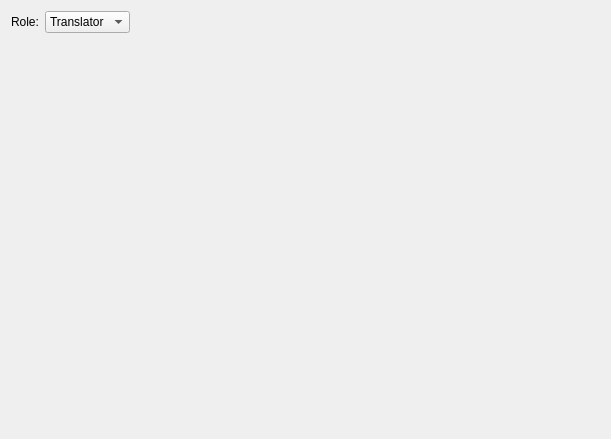
<ui version="4.0" >
 <class>prefs_project_local</class>
 <widget class="QWidget" name="prefs_project_local" >
  <property name="geometry" >
   <rect>
    <x>0</x>
    <y>0</y>
    <width>611</width>
    <height>439</height>
   </rect>
  </property>
  <layout class="QVBoxLayout" >
   <item>
    <layout class="QFormLayout" name="formLayout" >
     <property name="fieldGrowthPolicy" >
      <enum>QFormLayout::ExpandingFieldsGrow</enum>
     </property>
     <item row="0" column="0" >
      <widget class="QLabel" name="l0" >
       <property name="text" >
        <string>Role:</string>
       </property>
      </widget>
     </item>
     <item row="0" column="1" >
      <widget class="QComboBox" name="kcfg_Role" >
       <item>
        <property name="text" >
         <string>Translator</string>
        </property>
       </item>
       <item>
        <property name="text" >
         <string>Reviewer</string>
        </property>
       </item>
       <item>
        <property name="text" >
         <string>Approver</string>
        </property>
       </item>
      </widget>
     </item>
    </layout>
   </item>
  </layout>
 </widget>
 <layoutdefault spacing="6" margin="11" />
 <resources/>
 <connections/>
</ui>
